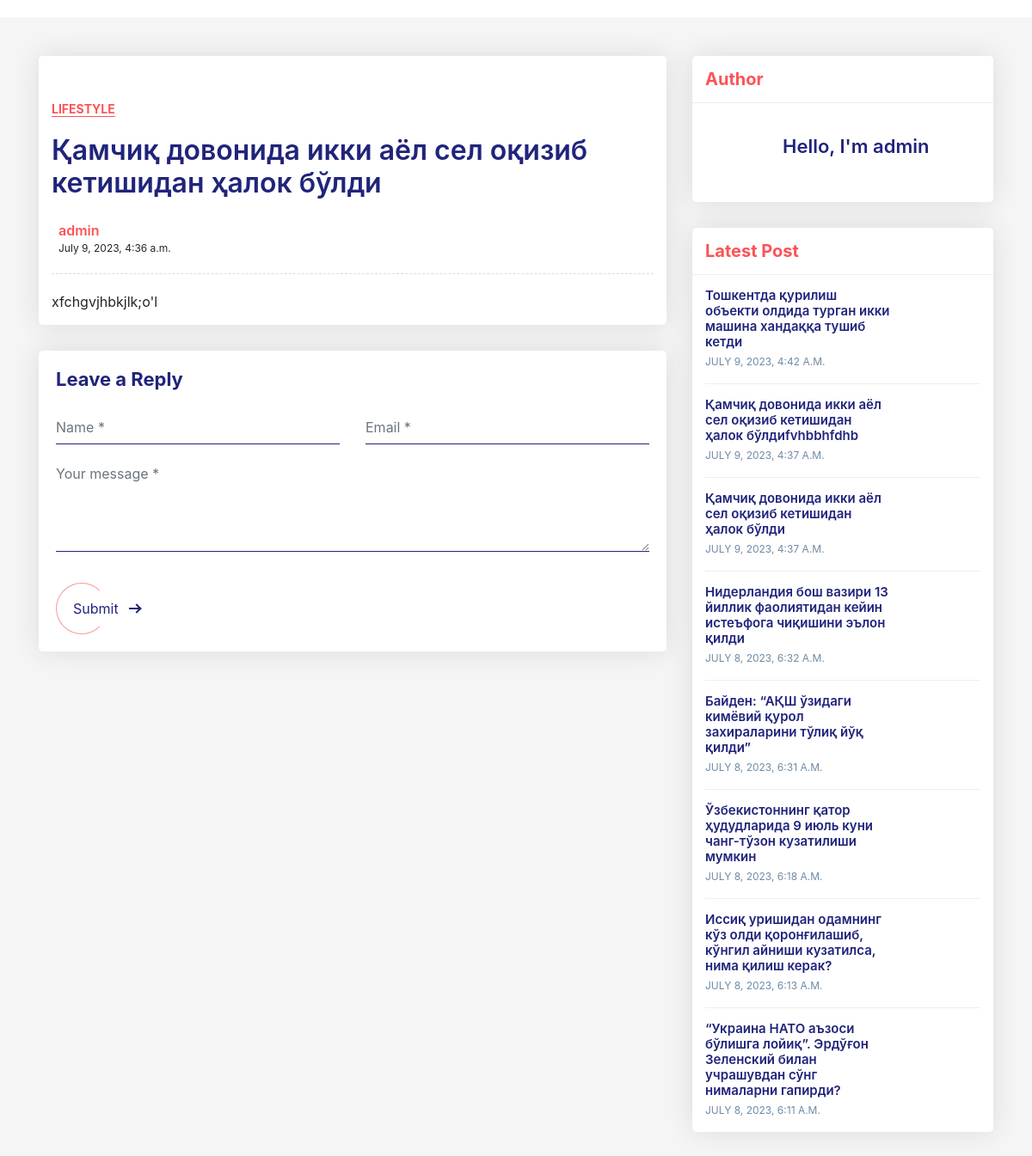
/post/kamchik-dovonida-ikki-aiol-sel-okizib-ketishidan-khalok-buldi-1, run on the app's committed database.
### apps/models.py (models this page shows, shortened)
class Post(Model):
    title = CharField(max_length=255)
    description = TextField()
    image = ImageField(upload_to='post/')
    author = ForeignKey('auth.User', CASCADE)
    views = IntegerField(default=0)
    slug = SlugField(unique=True, blank=False)
    published_at = DateTimeField(auto_now_add=True)
    updated_at = DateTimeField(auto_now=True)
    def save(self, *args, **kwargs):
        if not self.slug:
            self.slug = slugify(unidecode(f"{self.title} + {time()}"))
        super().save(*args, **kwargs)
    class Meta:
        ordering = '-published_at',
        db_table = 'posts'

### apps/views.py (the view)
# urls.py: path('post/<str:slug>', detail, name='detail'),
def detail(request, slug):
    post = Post.objects.filter(slug=slug).first()
    if request.POST:
        data = request.POST
        name = data.get('Name')
        email = data.get('Email')
        text = data.get('message')
        Comment.objects.create(name=name, email=email, text=text, post=post)
    author = post.author
    author_posts = Post.objects.filter(~Q(slug=slug), author=author)
    post.views += 1
    post.save()
    return render(request, 'blog_detail.html', {'post': post, 'author_posts': author_posts})

### templates/blog_detail.html (shortened to what this page needs)
<!DOCTYPE html>
<html lang="en">
<head>
    <link href="https://cdn.jsdelivr.net/npm/bootstrap@4.4.1/dist/css/bootstrap.min.css" rel="stylesheet">
</head>
<body>
<div class="blog-single gray-bg">
    <div class="container">
        <div class="row align-items-start">
            <div class="col-lg-8 m-15px-tb">
                <article class="article">
                    <div class="article-img">
                    </div>
                    <div class="article-title">
                        <h6><a href="#">Lifestyle</a></h6>
                        <h2>{{ post.title }}</h2>
                        <div class="media">
                            <div class="media-body">
                                <label>{{ post.author.username }}</label>
                                <span>{{ post.published_at }}</span>
                            </div>
                        </div>
                    </div>
                    <div class="article-content">
                        {{ post.description }}
                    </div>
                </article>
                <div class="contact-form article-comment">
                    <h4>Leave a Reply</h4>
                    <form id="contact-form" method="POST">
                        <div class="row">
                            <div class="col-md-6">
                                <div class="form-group">
                                    <input name="Name" id="name" placeholder="Name *" class="form-control" type="text">
                                </div>
                            </div>
                            <div class="col-md-6">
                                <div class="form-group">
                                    <input name="Email" id="email" placeholder="Email *" class="form-control"
                                           type="email">
                                </div>
                            </div>
                            <div class="col-md-12">
                                <div class="form-group">
                                    <textarea name="message" id="message" placeholder="Your message *" rows="4"
                                              class="form-control"></textarea>
                                </div>
                            </div>
                            <div class="col-md-12">
                                <div class="send">
                                    <button class="px-btn theme"><span>Submit</span> <i class="arrow"></i></button>
                                </div>
                            </div>
                        </div>
                    </form>
                </div>
            </div>
            <div class="col-lg-4 m-15px-tb blog-aside">
                <div class="widget widget-author">
                    <div class="widget-title">
                        <h3>Author</h3>
                    </div>
                    <div class="widget-body">
                        <div class="media align-items-center">
                            <div class="avatar">
                            </div>
                            <div class="media-body">
                                <h6>Hello, I'm {{ post.author.username }}</h6>
                            </div>
                        </div>
                    </div>
                </div>
                <div class="widget widget-latest-post">
                    <div class="widget-title">
                        <h3>Latest Post</h3>
                    </div>
                    <div class="widget-body">
                        {% for author_post in author_posts %}
                            <div class="latest-post-aside media">
                                <div class="lpa-left media-body">
                                    <div class="lpa-title">
                                        <h5><a href="{% url 'detail' author_post.slug %}">{{ author_post.title }}</a>
                                        </h5>
                                    </div>
                                    <div class="lpa-meta">
                                        <a class="date" href="#">
                                            {{ author_post.published_at }}
                                        </a>
                                    </div>
                                </div>
                                <div class="lpa-right">
                                </div>
                            </div>
                        {% endfor %}
                    </div>
                </div>
            </div>
        </div>
    </div>
</div>
</body>
</html>

### templates/blog_detail.html (style rules this page uses)
body { margin-top: 20px; }
.gray-bg { background-color: #f5f5f5; }
.blog-aside .widget { box-shadow: 0 0 30px rgba(31, 45, 61, 0.125); border-radius: 5px; overflow: hidden; background: #ffffff; margin-top: 15px; margin-bottom: 15px; width: 100%; display: inline-block; vertical-align: top; }
.blog-aside .widget-body { padding: 15px; }
.blog-aside .widget-title { padding: 15px; border-bottom: 1px solid #eee; }
.blog-aside .widget-title h3 { font-size: 20px; font-weight: 700; color: #fc5356; margin: 0; }
.blog-aside .widget-author .media { margin-bottom: 15px; }
.blog-aside .widget-author .avatar { width: 70px; height: 70px; border-radius: 50%; overflow: hidden; }
.blog-aside .widget-author h6 { font-weight: 600; color: #20247b; font-size: 22px; margin: 0; padding-left: 20px; }
.blog-aside .latest-post-aside + .latest-post-aside { border-top: 1px solid #eee; padding-top: 15px; margin-top: 15px; }
.blog-aside .latest-post-aside .lpa-right { width: 90px; }
.blog-aside .latest-post-aside .lpa-left { padding-right: 15px; }
.blog-aside .latest-post-aside .lpa-title h5 { margin: 0; font-size: 15px; }
.blog-aside .latest-post-aside .lpa-title a { color: #20247b; font-weight: 600; }
.blog-aside .latest-post-aside .lpa-meta a { color: #6F8BA4; font-size: 12px; text-transform: uppercase; display: inline-block; margin-right: 10px; }
.blog-single { padding-top: 30px; padding-bottom: 30px; }
.article { box-shadow: 0 0 30px rgba(31, 45, 61, 0.125); border-radius: 5px; overflow: hidden; background: #ffffff; padding: 15px; margin: 15px 0 30px; }
.article .article-title { padding: 15px 0 20px; }
.article .article-title h6 { font-size: 14px; font-weight: 700; margin-bottom: 20px; }
.article .article-title h6 a { text-transform: uppercase; color: #fc5356; border-bottom: 1px solid #fc5356; }
.article .article-title h2 { color: #20247b; font-weight: 600; }
.article .article-title .media { padding-top: 15px; border-bottom: 1px dashed #ddd; padding-bottom: 20px; }
.article .article-title .media .media-body { padding-left: 8px; }
.article .article-title .media .media-body label { font-weight: 600; color: #fc5356; margin: 0; }
.article .article-title .media .media-body span { display: block; font-size: 12px; }
.article-comment { box-shadow: 0 0 30px rgba(31, 45, 61, 0.125); border-radius: 5px; overflow: hidden; background: #ffffff; padding: 20px; }
.article-comment h4 { color: #20247b; font-weight: 700; margin-bottom: 25px; font-size: 22px; }
.contact-form .form-control { border: none; border-bottom: 1px solid #20247b; background: transparent; border-radius: 0; padding-left: 0; box-shadow: none !important; }
.contact-form .send { margin-top: 20px; }
.px-btn { padding: 0 50px 0 20px; line-height: 60px; position: relative; display: inline-block; color: #20247b; background: none; border: none; }
.px-btn:before { content: ""; position: absolute; top: 0; left: 0; display: block; border-radius: 30px; background: transparent; border: 1px solid rgba(252, 83, 86, 0.6); border-right: 1px solid transparent; -moz-transition: ease all 0.35s; -o-transition: ease all 0.35s; -webkit-transition: ease all 0.35s; transition: ease all 0.35s; width: 60px; height: 60px; }
.px-btn .arrow { width: 13px; height: 2px; background: currentColor; display: inline-block; position: absolute; top: 0; bottom: 0; margin: auto; right: 25px; }
.px-btn .arrow:after { width: 8px; height: 8px; border-right: 2px solid currentColor; border-top: 2px solid currentColor; content: ""; position: absolute; top: -3px; right: 0; display: inline-block; -moz-transform: rotate(45deg); -o-transform: rotate(45deg); -ms-transform: rotate(45deg); -webkit-transform: rotate(45deg); transform: rotate(45deg); }

### data on the page
Post: title "Қамчиқ довонида икки аёл сел оқизиб кетишидан ҳалок бўлди", author.username "admin", published_at "July 9, 2023, 4:36 a.m.", description "xfchgvjhbkjlk;o'l"
Post: title "Тошкентда қурилиш объекти олдида турган икки машина хандаққа тушиб кетди", published_at "JULY 9, 2023, 4:42 A.M."
Post: title "Қамчиқ довонида икки аёл сел оқизиб кетишидан ҳалок бўлдиfvhbbhfdhb", published_at "JULY 9, 2023, 4:37 A.M."
Post: title "Қамчиқ довонида икки аёл сел оқизиб кетишидан ҳалок бўлди", published_at "JULY 9, 2023, 4:37 A.M."
Post: title "Нидерландия бош вазири 13 йиллик фаолиятидан кейин истеъфога чиқишини эълон қилди", published_at "JULY 8, 2023, 6:32 A.M."
Post: title "Байден: “АҚШ ўзидаги кимёвий қурол захираларини тўлиқ йўқ қилди”", published_at "JULY 8, 2023, 6:31 A.M."
Post: title "Ўзбекистоннинг қатор ҳудудларида 9 июль куни чанг-тўзон кузатилиши мумкин", published_at "JULY 8, 2023, 6:18 A.M."
Post: title "Иссиқ уришидан одамнинг кўз олди қоронғилашиб, кўнгил айниши кузатилса, нима қилиш керак?", published_at "JULY 8, 2023, 6:13 A.M."
Post: title "“Украина НАТО аъзоси бўлишга лойиқ”. Эрдўғон Зеленский билан учрашувдан сўнг нималарни гапирди?", published_at "JULY 8, 2023, 6:11 A.M."
